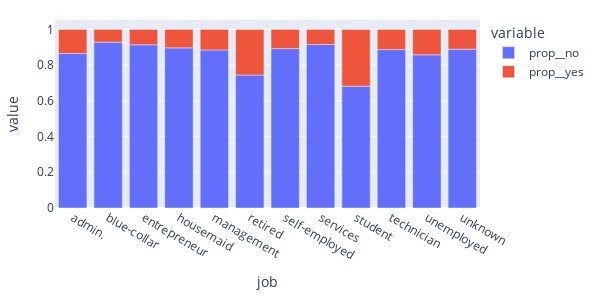
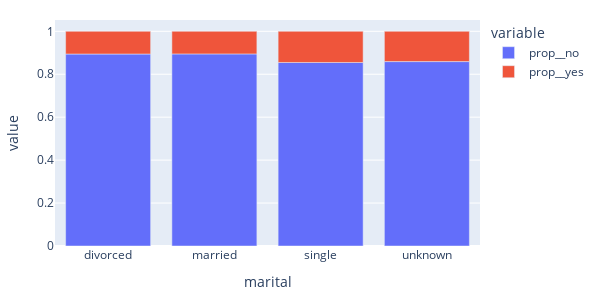
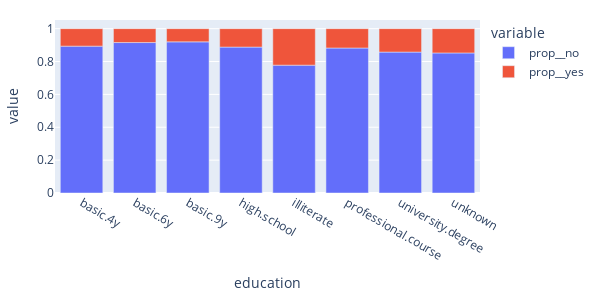
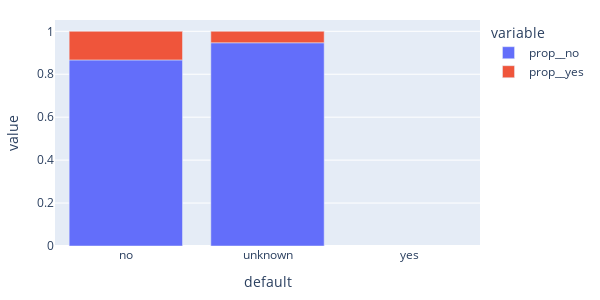

Write notebook code for charts like these, in order.
### Code cell
#plotting normalized stacked bar plots for all numerical features

categorical_features = rawdata.columns[rawdata.dtypes=='object']
categorical_features = np.delete(categorical_features,[(len(categorical_features)-1)],None)

n=1
for f in categorical_features:
    subset01 = rawdata[[f, "y"]]
    subset01["count"] = np.ones(len(subset01))
    df1 = subset01.groupby([f,"y"]).agg({'count':'sum'})
    df2 = df1.unstack()
    #making a wide table
    df2_cpy = df2.copy()
    df2_cpy.columns = ['__'.join(col).strip() for col in df2.columns.values]
    df2_cpy.reset_index(inplace=True) # Resets the index, makes factor a column
    df2_cpy["prop__no"] = df2_cpy["count__no"] / (df2_cpy["count__yes"] + df2_cpy["count__no"])
    df2_cpy["prop__yes"] = df2_cpy["count__yes"] / (df2_cpy["count__yes"] + df2_cpy["count__no"])
    df2_cpy["ones"] = np.ones(len(df2_cpy))

    #normalized stacked barplot using plotly
    fig = px.bar(df2_cpy, x=f, y=["prop__no", "prop__yes"],width=600, height=300)
    fig.update_layout(
    margin=dict(l=20, r=20, t=20, b=20),
    paper_bgcolor="white")
    fig.show()
    #for item in fig.get_xticklabels():
     #   item.set_rotation(90)
    n=n+1

### Figure 1 — Plotly figure (JSON) as saved in the notebook; plotly's stock layout.template omitted (floating-point values rounded to 4 significant figures)
{"data": [{"alignmentgroup": "True", "hovertemplate": "variable=prop__no<br>job=%{x}<br>value=%{y}<extra></extra>", "legendgroup": "prop__no", "marker": {"color": "#636efa"}, "name": "prop__no", "offsetgroup": "prop__no", "orientation": "v", "showlegend": true, "textposition": "auto", "type": "bar", "x": ["admin.", "blue-collar", "entrepreneur", "housemaid", "management", "retired", "self-employed", "services", "student", "technician", "unemployed", "unknown"], "xaxis": "x", "y": [0.8648, 0.9284, 0.9139, 0.8969, 0.8847, 0.7444, 0.8925, 0.9153, 0.6816, 0.8869, 0.8579, 0.8892], "yaxis": "y"}, {"alignmentgroup": "True", "hovertemplate": "variable=prop__yes<br>job=%{x}<br>value=%{y}<extra></extra>", "legendgroup": "prop__yes", "marker": {"color": "#EF553B"}, "name": "prop__yes", "offsetgroup": "prop__yes", "orientation": "v", "showlegend": true, "textposition": "auto", "type": "bar", "x": ["admin.", "blue-collar", "entrepreneur", "housemaid", "management", "retired", "self-employed", "services", "student", "technician", "unemployed", "unknown"], "xaxis": "x", "y": [0.1352, 0.07165, 0.08612, 0.1031, 0.1153, 0.2556, 0.1075, 0.08471, 0.3184, 0.1131, 0.1421, 0.1108], "yaxis": "y"}], "layout": {"barmode": "relative", "height": 300, "legend": {"title": {"text": "variable"}, "tracegroupgap": 0}, "margin": {"b": 20, "l": 20, "r": 20, "t": 20}, "paper_bgcolor": "white", "width": 600, "xaxis": {"anchor": "y", "domain": [0, 1], "title": {"text": "job"}}, "yaxis": {"anchor": "x", "domain": [0, 1], "title": {"text": "value"}}}}

### Figure 2 — Plotly figure (JSON) as saved in the notebook; plotly's stock layout.template omitted (floating-point values rounded to 4 significant figures)
{"data": [{"alignmentgroup": "True", "hovertemplate": "variable=prop__no<br>marital=%{x}<br>value=%{y}<extra></extra>", "legendgroup": "prop__no", "marker": {"color": "#636efa"}, "name": "prop__no", "offsetgroup": "prop__no", "orientation": "v", "showlegend": true, "textposition": "auto", "type": "bar", "x": ["divorced", "married", "single", "unknown"], "xaxis": "x", "y": [0.8941, 0.8947, 0.8548, 0.859], "yaxis": "y"}, {"alignmentgroup": "True", "hovertemplate": "variable=prop__yes<br>marital=%{x}<br>value=%{y}<extra></extra>", "legendgroup": "prop__yes", "marker": {"color": "#EF553B"}, "name": "prop__yes", "offsetgroup": "prop__yes", "orientation": "v", "showlegend": true, "textposition": "auto", "type": "bar", "x": ["divorced", "married", "single", "unknown"], "xaxis": "x", "y": [0.1059, 0.1053, 0.1452, 0.141], "yaxis": "y"}], "layout": {"barmode": "relative", "height": 300, "legend": {"title": {"text": "variable"}, "tracegroupgap": 0}, "margin": {"b": 20, "l": 20, "r": 20, "t": 20}, "paper_bgcolor": "white", "width": 600, "xaxis": {"anchor": "y", "domain": [0, 1], "title": {"text": "marital"}}, "yaxis": {"anchor": "x", "domain": [0, 1], "title": {"text": "value"}}}}

### Figure 3 — Plotly figure (JSON) as saved in the notebook; plotly's stock layout.template omitted (floating-point values rounded to 4 significant figures)
{"data": [{"alignmentgroup": "True", "hovertemplate": "variable=prop__no<br>education=%{x}<br>value=%{y}<extra></extra>", "legendgroup": "prop__no", "marker": {"color": "#636efa"}, "name": "prop__no", "offsetgroup": "prop__no", "orientation": "v", "showlegend": true, "textposition": "auto", "type": "bar", "x": ["basic.4y", "basic.6y", "basic.9y", "high.school", "illiterate", "professional.course", "university.degree", "unknown"], "xaxis": "x", "y": [0.8936, 0.9154, 0.9196, 0.8878, 0.7778, 0.8822, 0.8575, 0.8522], "yaxis": "y"}, {"alignmentgroup": "True", "hovertemplate": "variable=prop__yes<br>education=%{x}<br>value=%{y}<extra></extra>", "legendgroup": "prop__yes", "marker": {"color": "#EF553B"}, "name": "prop__yes", "offsetgroup": "prop__yes", "orientation": "v", "showlegend": true, "textposition": "auto", "type": "bar", "x": ["basic.4y", "basic.6y", "basic.9y", "high.school", "illiterate", "professional.course", "university.degree", "unknown"], "xaxis": "x", "y": [0.1064, 0.08461, 0.08039, 0.1122, 0.2222, 0.1178, 0.1425, 0.1478], "yaxis": "y"}], "layout": {"barmode": "relative", "height": 300, "legend": {"title": {"text": "variable"}, "tracegroupgap": 0}, "margin": {"b": 20, "l": 20, "r": 20, "t": 20}, "paper_bgcolor": "white", "width": 600, "xaxis": {"anchor": "y", "domain": [0, 1], "title": {"text": "education"}}, "yaxis": {"anchor": "x", "domain": [0, 1], "title": {"text": "value"}}}}

### Figure 4 — Plotly figure (JSON) as saved in the notebook; plotly's stock layout.template omitted (floating-point values rounded to 4 significant figures)
{"data": [{"alignmentgroup": "True", "hovertemplate": "variable=prop__no<br>default=%{x}<br>value=%{y}<extra></extra>", "legendgroup": "prop__no", "marker": {"color": "#636efa"}, "name": "prop__no", "offsetgroup": "prop__no", "orientation": "v", "showlegend": true, "textposition": "auto", "type": "bar", "x": ["no", "unknown", "yes"], "xaxis": "x", "y": [0.8667, 0.9465, null], "yaxis": "y"}, {"alignmentgroup": "True", "hovertemplate": "variable=prop__yes<br>default=%{x}<br>value=%{y}<extra></extra>", "legendgroup": "prop__yes", "marker": {"color": "#EF553B"}, "name": "prop__yes", "offsetgroup": "prop__yes", "orientation": "v", "showlegend": true, "textposition": "auto", "type": "bar", "x": ["no", "unknown", "yes"], "xaxis": "x", "y": [0.1333, 0.05348, null], "yaxis": "y"}], "layout": {"barmode": "relative", "height": 300, "legend": {"title": {"text": "variable"}, "tracegroupgap": 0}, "margin": {"b": 20, "l": 20, "r": 20, "t": 20}, "paper_bgcolor": "white", "width": 600, "xaxis": {"anchor": "y", "domain": [0, 1], "title": {"text": "default"}}, "yaxis": {"anchor": "x", "domain": [0, 1], "title": {"text": "value"}}}}
